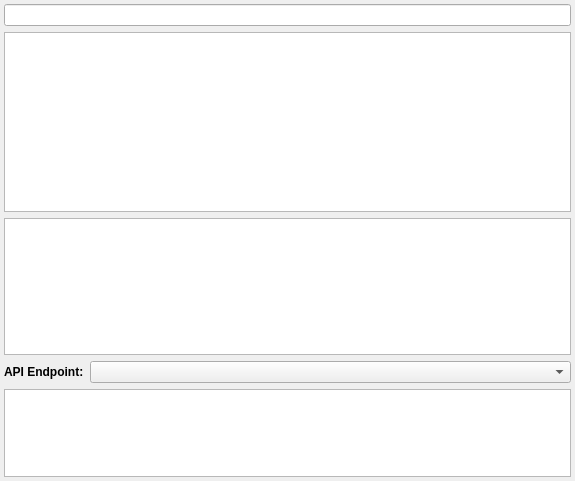
<?xml version="1.0" encoding="UTF-8"?>
<ui version="4.0">
 <class>ExplorerTemplatesView</class>
 <widget class="QWidget" name="ExplorerTemplatesView">
  <property name="geometry">
   <rect>
    <x>0</x>
    <y>0</y>
    <width>575</width>
    <height>481</height>
   </rect>
  </property>
  <property name="windowTitle">
   <string>Form</string>
  </property>
  <layout class="QVBoxLayout" name="verticalLayout">
   <property name="leftMargin">
    <number>4</number>
   </property>
   <property name="topMargin">
    <number>4</number>
   </property>
   <property name="rightMargin">
    <number>4</number>
   </property>
   <property name="bottomMargin">
    <number>4</number>
   </property>
   <item>
    <widget class="QLineEdit" name="lineEditFilter"/>
   </item>
   <item>
    <widget class="QTableView" name="tableViewTemplates">
     <property name="contextMenuPolicy">
      <enum>Qt::CustomContextMenu</enum>
     </property>
     <property name="editTriggers">
      <set>QAbstractItemView::NoEditTriggers</set>
     </property>
     <property name="alternatingRowColors">
      <bool>false</bool>
     </property>
     <property name="selectionMode">
      <enum>QAbstractItemView::SingleSelection</enum>
     </property>
     <property name="verticalScrollMode">
      <enum>QAbstractItemView::ScrollPerPixel</enum>
     </property>
     <property name="horizontalScrollMode">
      <enum>QAbstractItemView::ScrollPerPixel</enum>
     </property>
     <property name="showGrid">
      <bool>false</bool>
     </property>
     <attribute name="horizontalHeaderVisible">
      <bool>false</bool>
     </attribute>
     <attribute name="horizontalHeaderStretchLastSection">
      <bool>true</bool>
     </attribute>
     <attribute name="verticalHeaderVisible">
      <bool>false</bool>
     </attribute>
     <attribute name="verticalHeaderMinimumSectionSize">
      <number>20</number>
     </attribute>
     <attribute name="verticalHeaderDefaultSectionSize">
      <number>20</number>
     </attribute>
    </widget>
   </item>
   <item>
    <widget class="QTextBrowser" name="textBrowserTemplateDescription">
     <property name="sizePolicy">
      <sizepolicy hsizetype="Expanding" vsizetype="Preferred">
       <horstretch>0</horstretch>
       <verstretch>0</verstretch>
      </sizepolicy>
     </property>
     <property name="maximumSize">
      <size>
       <width>16777215</width>
       <height>150</height>
      </size>
     </property>
    </widget>
   </item>
   <item>
    <layout class="QHBoxLayout" name="horizontalLayout">
     <item>
      <widget class="QLabel" name="label_3">
       <property name="font">
        <font>
         <weight>75</weight>
         <bold>true</bold>
        </font>
       </property>
       <property name="text">
        <string>API Endpoint:</string>
       </property>
      </widget>
     </item>
     <item>
      <widget class="QComboBox" name="comboBoxEndpoints">
       <property name="sizePolicy">
        <sizepolicy hsizetype="Expanding" vsizetype="Fixed">
         <horstretch>0</horstretch>
         <verstretch>0</verstretch>
        </sizepolicy>
       </property>
      </widget>
     </item>
    </layout>
   </item>
   <item>
    <widget class="QPlainTextEdit" name="plainTextEditEndpointDescription">
     <property name="sizePolicy">
      <sizepolicy hsizetype="Expanding" vsizetype="Preferred">
       <horstretch>0</horstretch>
       <verstretch>0</verstretch>
      </sizepolicy>
     </property>
     <property name="maximumSize">
      <size>
       <width>16777215</width>
       <height>100</height>
      </size>
     </property>
    </widget>
   </item>
  </layout>
 </widget>
 <resources/>
 <connections/>
</ui>
